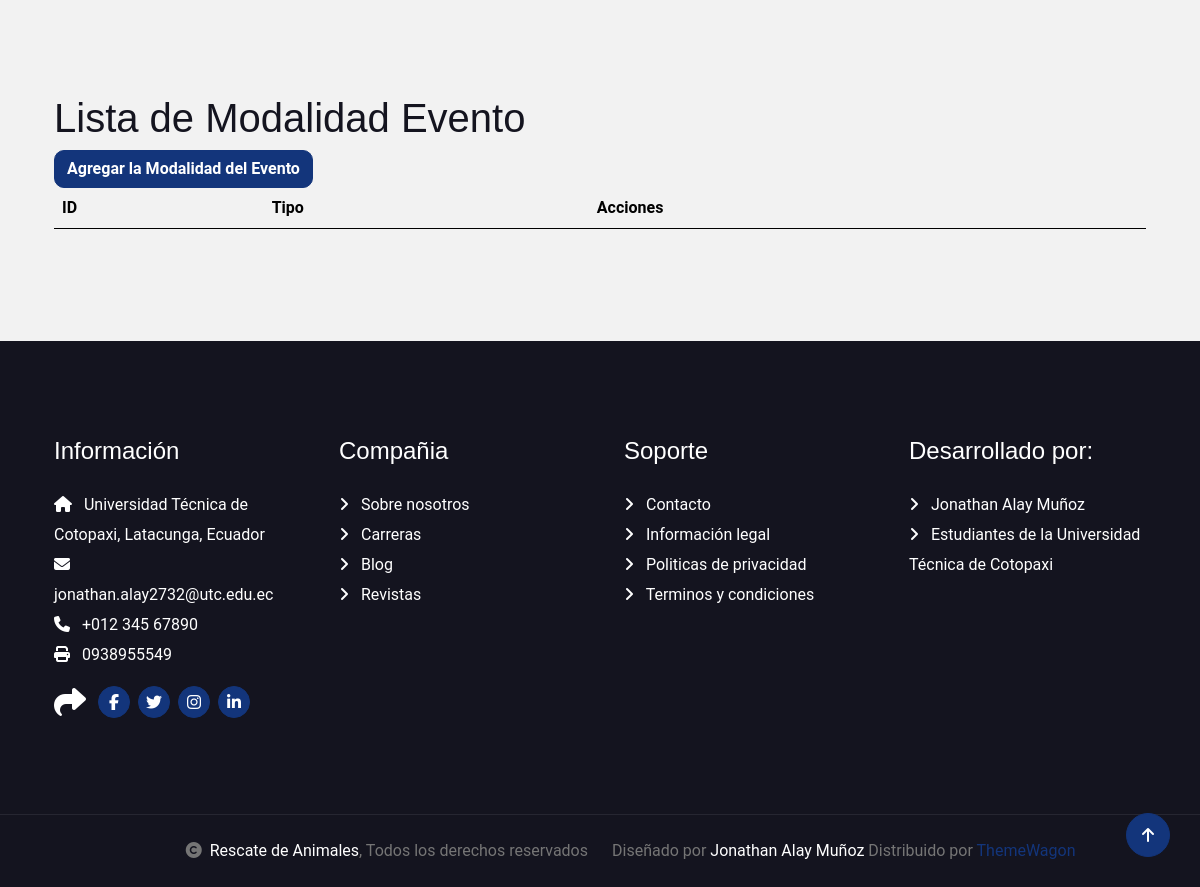
/modalidadevento (lower part), run on an earlier commit of the app's database.
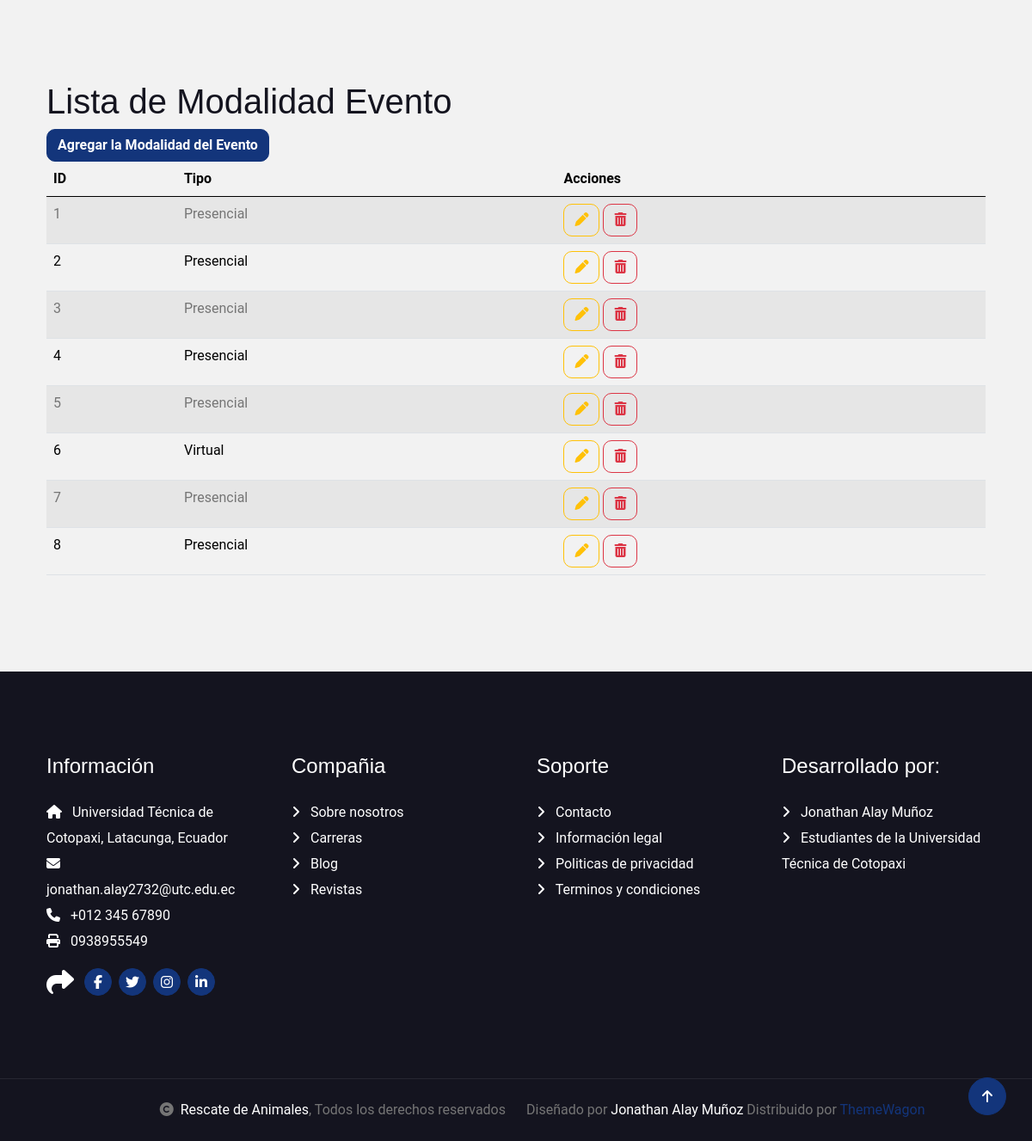
And on a later commit of the database.
### Aplicaciones/Eventos/models.py (models this page shows, shortened)
class ModalidadEvento(models.Model):
    tipo = models.CharField(max_length=50)

### Aplicaciones/Eventos/views.py (the view)
# urls.py: path('modalidadevento', views.modalidadevento, name='modalidadevento'),
def modalidadevento(request):
    registros = ModalidadEvento.objects.all()
    return render(request, "modalidadevento.html", {'modalidad_eventos': registros})

### Aplicaciones/Eventos/templates/modalidadEvento.html (shortened to what this page needs)
{% extends "./plantilla.html" %}
{% block contenido %}
<h1>Lista de  Modalidad Evento</h1>
<a href="/nuevaModalidadEvento" class="btn btn-primary">Agregar la  Modalidad del Evento</a>
<table class="table table-border table-striped table-hover " id="tbl_cargos">
    <thead>
        <tr>
            <th>ID</th>
            <th>Tipo</th>
            <th>Acciones</th>
        </tr>
    </thead>
    <tbody>
        {% for modalidad in modalidad_eventos %}
        <tr>
            <td>{{ modalidad.id }}</td>
            <td>{{ modalidad.tipo }}</td>
            <td>
                <a href="editarModalidadEvento/{{modalidad.id}}" class="btn btn-outline-warning">
                    <i class ="fa fa-pen"> </i>
                </a>
                <a href="#"
                onclick = "eliminarModalidadEvento('{{modalidad.id }}');"
                class="btn btn-outline-danger">
                    <i class ="fa fa-trash"> </i>
                </a>
            </td>
        </tr>
        {% endfor %}
    </tbody>
</table>
{% endblock %}

What changed in the data, as far as the page shows it:
added ModalidadEvento: id "1", tipo "Presencial"
added ModalidadEvento: id "2", tipo "Presencial"
added ModalidadEvento: id "3", tipo "Presencial"
added ModalidadEvento: id "4", tipo "Presencial"
added ModalidadEvento: id "5", tipo "Presencial"
added ModalidadEvento: id "6", tipo "Virtual"
added ModalidadEvento: id "7", tipo "Presencial"
added ModalidadEvento: id "8", tipo "Presencial"
